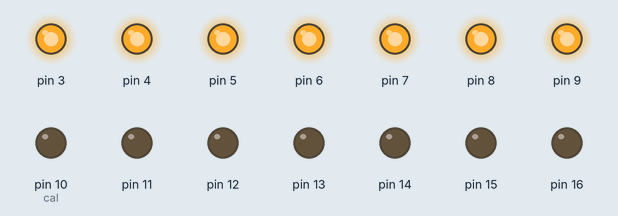
Recording of a sketch running on a simulated Arduino Uno, built with avr-gcc and run on an emulated ATmega328P. Shown: output pins drawn as LEDs (lit = HIGH). Pins used as bus, display or sensor lines are not drawn.

Above: at 0.1 s.
Timing chart, 0 to 1.6 s (numbered marks = the images above):
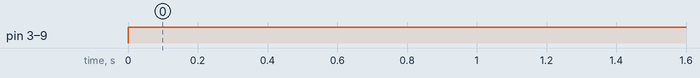

Measured:
- by itself, pin 3–9: LOW → HIGH at 0.00 s

The sketch:

dot_test.ino
```cpp
void setup() {
  // put your setup code here, to run once:
  Serial.begin(9600);
  pinMode(2, OUTPUT);  //ROW
  pinMode(3, OUTPUT);
  pinMode(4, OUTPUT);
  pinMode(5, OUTPUT);
  pinMode(6, OUTPUT);
  pinMode(7, OUTPUT);
  pinMode(8, OUTPUT);
  pinMode(9, OUTPUT);
  pinMode(10, OUTPUT); //cal
  pinMode(11, OUTPUT);
  pinMode(12, OUTPUT);
  pinMode(13, OUTPUT);
  pinMode(14, OUTPUT);
  pinMode(15, OUTPUT);
  pinMode(16, OUTPUT);
  pinMode(17, OUTPUT);

}

void loop() {
  // put your main code here, to run repeatedly:
  digitalWrite(2, HIGH);
  digitalWrite(3, HIGH);
  digitalWrite(4, HIGH);
  digitalWrite(5, HIGH);
  digitalWrite(6, HIGH);
  digitalWrite(7, HIGH);
  digitalWrite(8, HIGH);
  digitalWrite(9, HIGH);

  digitalWrite(10, LOW);
  digitalWrite(11, LOW);
  digitalWrite(12, LOW);
  digitalWrite(13, LOW);
  digitalWrite(14, LOW);
  digitalWrite(15, LOW);
  digitalWrite(16, LOW);
  digitalWrite(17, LOW);
}
```
